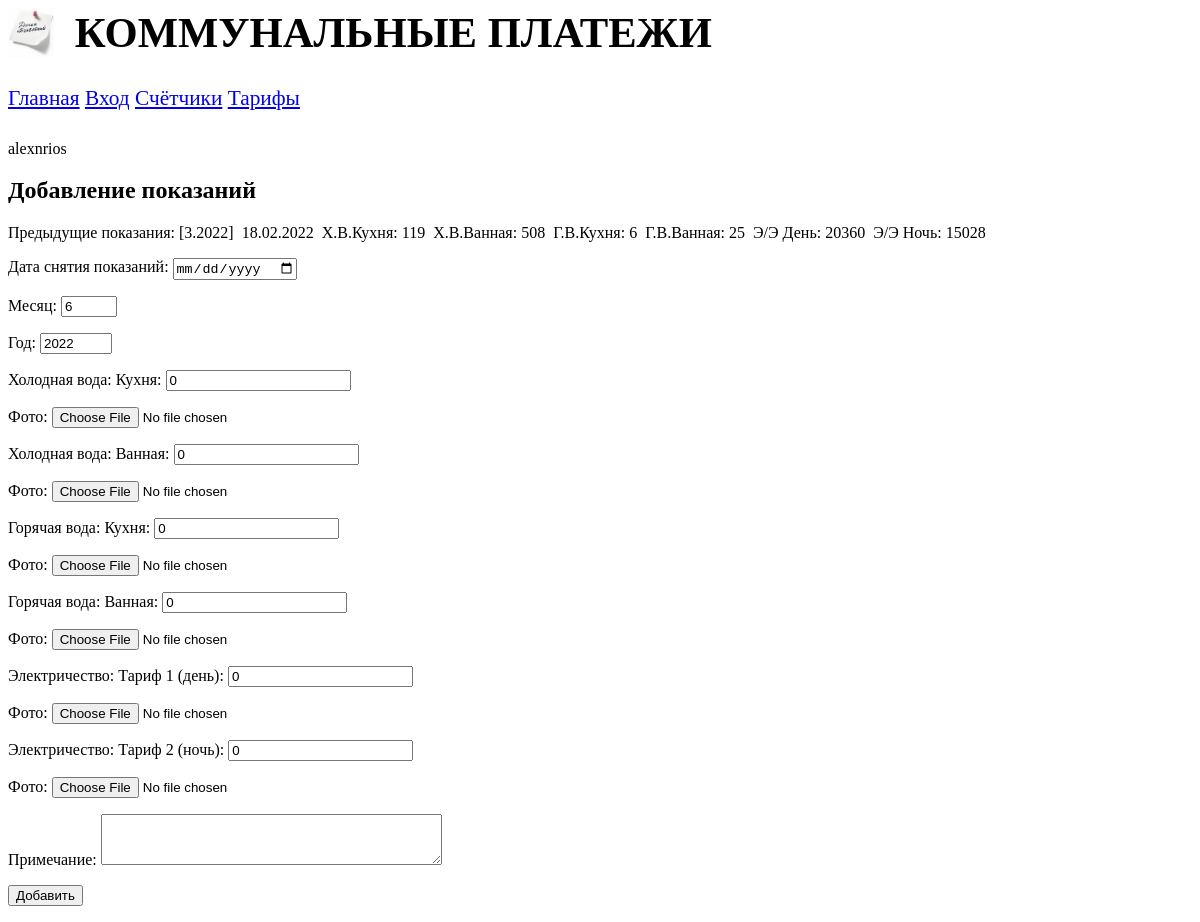
Before: /prospect/add_counter/ (signed in) with the older database file.
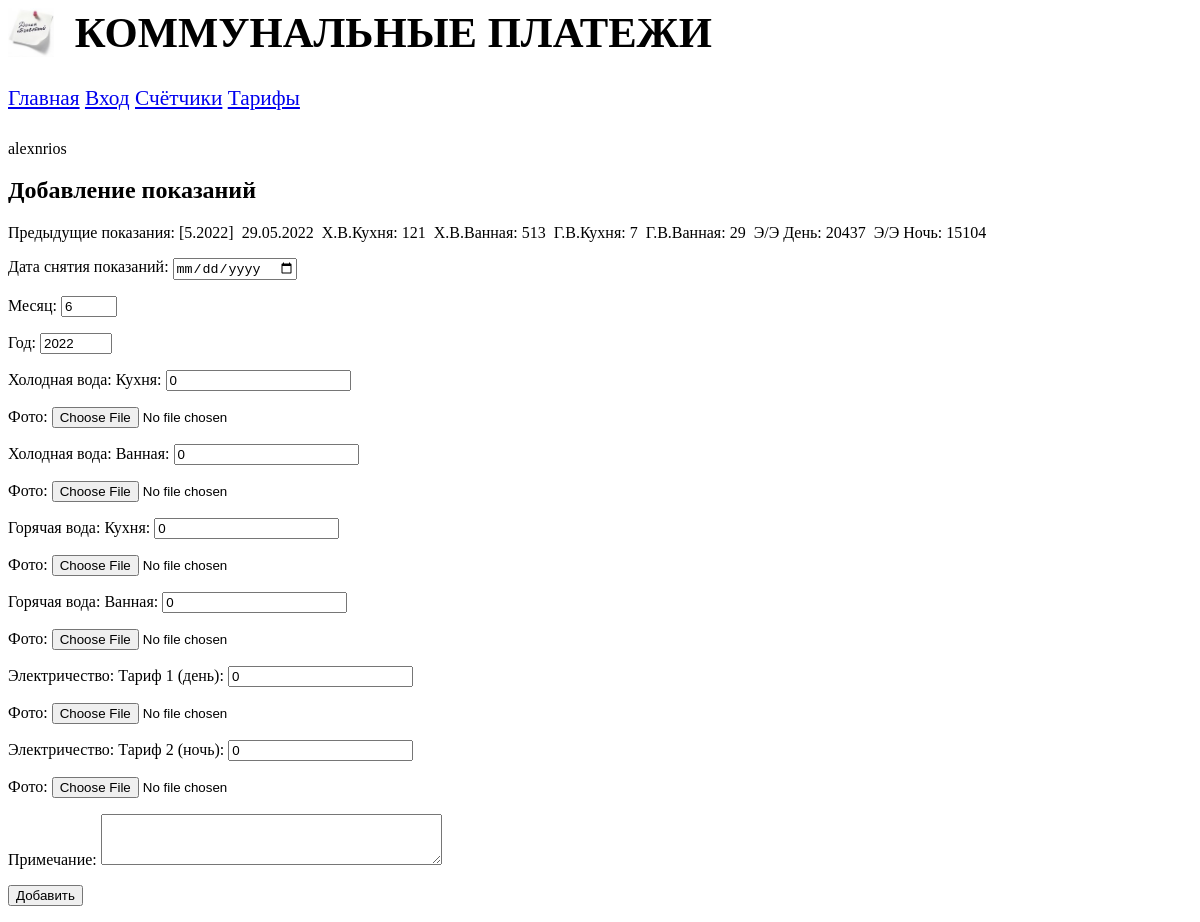
After: the same page with the newer database file.
### prospect/models.py (models this page shows)
class Counters(models.Model):
    date_get = models.DateField(verbose_name='Дата снятия показаний')
    month = models.IntegerField(verbose_name='Месяц')
    year = models.IntegerField(verbose_name='Год')
    cw_kitchen = models.IntegerField(verbose_name='Холодная вода: Кухня')
    cw_kitchen_img = models.ImageField(verbose_name='Фото', blank=True, upload_to=get_timestamp_path)
    cw_bathroom = models.IntegerField(verbose_name='Холодная вода: Ванная')
    cw_bathroom_img = models.ImageField(verbose_name='Фото', blank=True, upload_to=get_timestamp_path)
    hw_kitchen = models.IntegerField(verbose_name='Горячая вода: Кухня')
    hw_kitchen_img = models.ImageField(verbose_name='Фото', blank=True, upload_to=get_timestamp_path)
    hw_bathroom = models.IntegerField(verbose_name='Горячая вода: Ванная')
    hw_bathroom_img = models.ImageField(verbose_name='Фото', blank=True, upload_to=get_timestamp_path)
    el_1 = models.IntegerField(verbose_name='Электричество: Тариф 1 (день)')
    el_1_img = models.ImageField(verbose_name='Фото', blank=True, upload_to=get_timestamp_path)
    el_2 = models.IntegerField(verbose_name='Электричество: Тариф 2 (ночь)')
    el_2_img = models.ImageField(verbose_name='Фото', blank=True, upload_to=get_timestamp_path)
    notes = models.TextField(verbose_name='Примечание', null=True, blank=True)
    class Meta:
        verbose_name_plural = 'Показания счётчиков'
        verbose_name = 'Показания счётчиков'
        unique_together = ('month', 'year')
        ordering = ['-year', '-month']
        get_latest_by = ['-year', '-month']

### prospect/views.py (the view)
# urls.py: path('add_counter/', add_counter, name='add_counter'),
@login_required()
@permission_required('prospect.add_counters', raise_exception=True)
def add_counter(request):
    if request.method == 'POST':
        form = CountersForm(request.POST, request.FILES)
        if form.is_valid():
            cc = form.save()
            return redirect('counters')
    else:
        form = CountersForm()
    context = {'form': form, 'prev_counter': Counters.objects.first()}
    return render(request, 'prospect/add_counter.html', context)

### prospect/templates/prospect/add_counter.html (shortened to what this page needs)
{% extends "layout/basic.html" %}
{% block content %}
<h2>Добавление показаний</h2>
<p>
    <span>Предыдущие показания:</span>
    <span>[{{ prev_counter.month }}.{{ prev_counter.year }}]</span>&nbsp;
    <span>{{ prev_counter.date_get|date:"d.m.Y" }}</span>&nbsp;
    <span>Х.В.Кухня: {{ prev_counter.cw_kitchen }}</span>&nbsp;
    <span>Х.В.Ванная: {{ prev_counter.cw_bathroom }}</span>&nbsp;
    <span>Г.В.Кухня: {{ prev_counter.hw_kitchen }}</span>&nbsp;
    <span>Г.В.Ванная: {{ prev_counter.hw_bathroom }}</span>&nbsp;
    <span>Э/Э День: {{ prev_counter.el_1 }}</span>&nbsp;
    <span>Э/Э Ночь: {{ prev_counter.el_2 }}</span>
</p>
<form method="post" enctype="multipart/form-data">
    {{ form.as_p }}
    <input type="submit" value="Добавить">
</form>
{% endblock %}

### prospect/templates/layout/basic.html (shortened to what this page needs)
{% load static %}
<html>
<head>
    <link rel="stylesheet" type="text/css" href="{% static 'prospect/style.css' %}">
</head>
<body>
    <header>
        <h1>Коммунальные платежи</h1>
    </header>
    <nav>
        <a href="{% url 'index' %}">Главная</a>
        <a href="{% url 'login' %}">Вход</a>
        <a href="{% url 'counters' %}">Счётчики</a>
        <a href="{% url 'tariffs' %}">Тарифы</a>
    </nav>
    <br />
    <br />
    <br />
    {{ user.username }}&nbsp;{{ user.get_full_name }}
    <section>
        {% block content %}
        {% endblock %}
    </section>
</body>
</html>

### prospect/static/prospect/style.css (style rules this page uses)
header { background: url("bg.jpg") left / auto 100% no-repeat; }
header h1 { font-size: 32pt; text-transform : uppercase; text-align: left; margin-left: 50pt; }
nav { font-size: 16pt; width: 150рх; float: left; }
section { margin-left: 170рх; }

Changed rows visible on the page:
no longer on this page (row edited): Counters: month "3", year "2022", date_get "18.02.2022", cw_kitchen "119", cw_bathroom "508", hw_kitchen "6", hw_bathroom "25", el_1 "20360", el_2 "15028"
added Counters: month "5", year "2022", date_get "29.05.2022", cw_kitchen "121", cw_bathroom "513", hw_kitchen "7", hw_bathroom "29", el_1 "20437", el_2 "15104"
